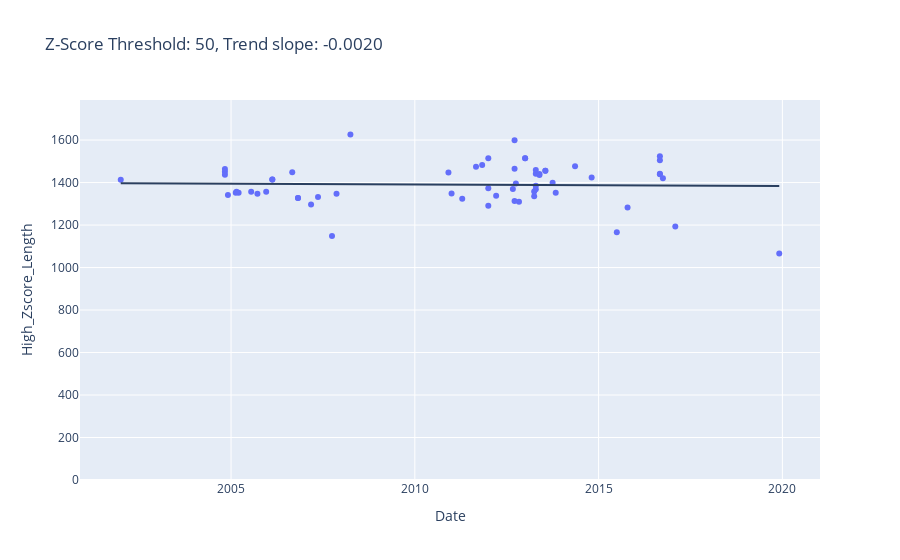
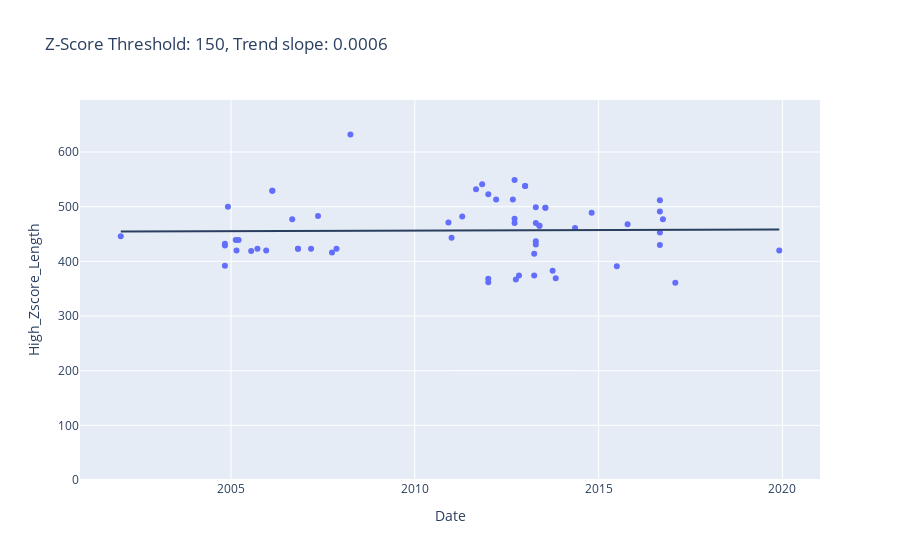
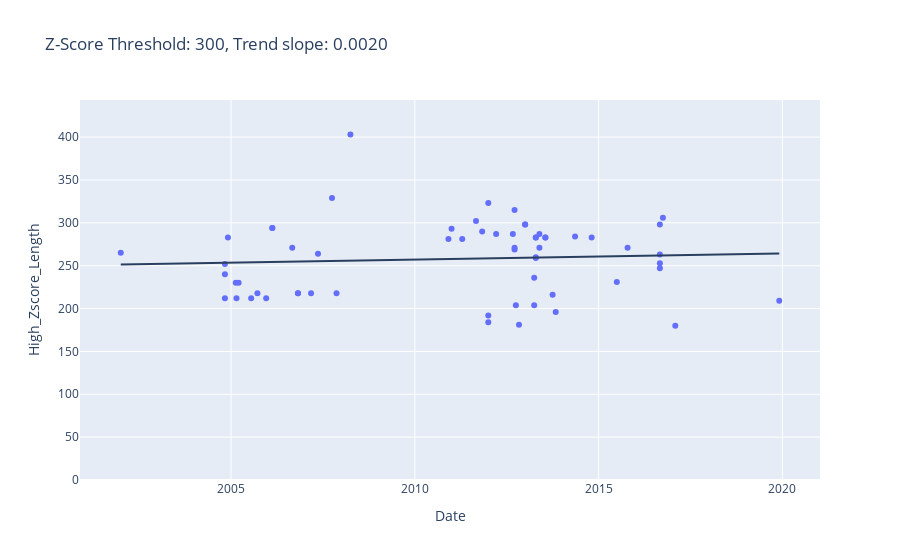

Notebook code for these charts, in order:
### Code cell
for threshold, group_df in zdna_ranges_df.groupby('Threshold'):
    group_df['Length'] = group_df.End-group_df.Start
    stats_df = group_df.groupby('Sequence_id').agg({'Length': sum})
    stats_df.index = stats_df.index.str[:-2]
    plot_df = sequences_df.copy()
    plot_df['High_Zscore_Length'] = plot_df['Accession_no.'].map(stats_df['Length'].to_dict())

    # Trend line
    model = LinearRegression()
    model = model.fit(
        (plot_df.Date - plot_df.Date.min()).to_numpy().reshape(-1, 1).astype('timedelta64[D]')[
            plot_df.High_Zscore_Length.notna()
        ],
        plot_df.High_Zscore_Length[plot_df.High_Zscore_Length.notna()]
    )
    x = np.array([0, plot_df.Date.max()-plot_df.Date.min()]).astype('timedelta64[D]').astype(int)
    y = model.predict(x.reshape(-1, 1))
    print(model.coef_)
    fig = px.scatter(
        plot_df, x="Date", y="High_Zscore_Length", hover_data=['Virus_name'],
        title=f'Z-Score Threshold: {threshold}, Trend slope: {model.coef_[0]:.4f}'
    )
    
    
    fig.add_shape(type="line",
              x0=plot_df.Date.min(), 
              y0=y[0], 
              x1=plot_df.Date.max(), 
              y1=y[1],
             )
    fig.update_layout(yaxis_range=[0,plot_df['High_Zscore_Length'].max()*1.1])
    fig.show()

### Figure 1 — Plotly figure (JSON) as saved in the notebook; plotly's stock layout.template omitted (floating-point values rounded to 4 significant figures)
{"data": [{"customdata": [["RpShaanxi2011"], ["HuB2013"], ["279_2005"], ["Rm1"], ["JL2012"], ["JTMC15"], ["HeB2013"], ["SX2013"], ["Jiyuan-84"], ["Rf1"], ["GX2013"], ["Rp3"], ["Rf4092"], ["Rs4231"], ["WIV16"], ["Rs4874"], ["YN2018B"], ["Rs7327"], ["Rs9401"], ["Rs4084"], ["RsSHC014"], ["Rs3367"], ["WIV1"], ["YN2018C"], ["As6526"], ["YN2018D"], ["Rs4081"], ["Rs4255"], ["Rs4237"], ["Rs4247"], ["Rs672"], ["YN2018A"], ["YN2013"], ["Anlong-103"], ["Anlong-112"], ["HSZ-Cc"], ["YNLF_31C"], ["YNLF_34C"], ["F46"], ["SC2018"], ["LYRa11"], ["Yunnan2011"], ["Longquan_140"], ["HKU3-1"], ["HKU3-3"], ["HKU3-2"], ["HKU3-4"], ["HKU3-5"], ["HKU3-6"], ["HKU3-10"], ["HKU3-9"], ["HKU3-11"], ["HKU3-13"], ["HKU3-12"], ["HKU3-7"], ["HKU3-8"], ["CoVZC45"], ["CoVZXC21"], ["Wuhan-Hu-1"], ["BtKY72"], ["BM48-31"], ["RaTG13"], ["P4L"], ["P5L"], ["P5E"], ["P1E"], ["P2V"], ["Pangolin-CoV"]], "hovertemplate": "Date=%{x}<br>High_Zscore_Length=%{y}<br>Virus_name=%{customdata[0]}<extra></extra>", "legendgroup": "", "marker": {"color": "#636efa", "symbol": "circle"}, "mode": "markers", "name": "", "orientation": "v", "showlegend": false, "type": "scatter", "x": ["2011-09-01", "2013-04-01", "2004-11-01", "2004-11-01", "2012-10-01", "2013-10-01", "2013-04-01", "2013-11-01", "2012-01-01", "2004-11-01", "2012-11-01", "2004-12-01", "2012-09-18", "2013-04-17", "2013-07-21", "2013-07-21", "2016-09-01", "2014-10-24", "2015-10-16", "2012-09-18", "2011-04-17", "2012-03-19", "2012-09-01", "2016-09-01", "2014-05-12", "2016-09-01", "2012-09-18", "2013-04-17", "2013-04-17", "2013-04-17", "2006-09-01", "2016-09-01", "2010-12-01", "2013-01-01", "2013-01-01", "2002-01-01", "2013-05-23", "2013-05-23", "2012-01-01", "2016-10-01", "2011-01-01", "2011-11-01", "2012-01-01", "2005-02-17", "2005-03-17", "2005-02-24", "2005-07-20", "2005-09-20", "2005-12-16", "2006-10-28", "2006-10-28", "2007-03-07", "2007-11-15", "2007-05-15", "2006-02-15", "2006-02-15", "2017-02-01", "2015-07-01", "2019-12-01", "2007-10-01", "2008-04-01", "2013-07-24", "2017-01-01", "2017-01-01", "2017-01-01", "2017-01-01", "2017-01-01", "2019-03-01"], "xaxis": "x", "y": [1474, 1358, 1464, 1451, 1395, 1399, 1336, 1352, 1373, 1437, 1310, 1342, 1599, 1385, 1456, 1456, 1441, 1424, 1283, 1313, 1324, 1338, 1370, 1505, 1477, 1524, 1465, 1369, 1442, 1459, 1448, 1439, 1447, 1514, 1514, 1413, 1440, 1435, 1515, 1420, 1348, 1483, 1291, 1352, 1352, 1357, 1357, 1347, 1357, 1327, 1327, 1297, 1347, 1332, 1414, 1414, 1193, 1166, 1066, 1148, 1626, null, null, null, null, null, null, null], "yaxis": "y"}], "layout": {"autosize": true, "legend": {"tracegroupgap": 0}, "shapes": [{"type": "line", "x0": "2002-01-01", "x1": "2019-12-01", "y0": 1397.0, "y1": 1384.0}], "title": {"text": "Z-Score Threshold: 50, Trend slope: -0.0020"}, "xaxis": {"anchor": "y", "autorange": true, "domain": [0, 1], "range": ["2000-11-24 04:39:39.2388", "2021-01-06 19:20:20.7612"], "title": {"text": "Date"}, "type": "date"}, "yaxis": {"anchor": "x", "domain": [0, 1], "range": [0, 1789.0], "title": {"text": "High_Zscore_Length"}, "type": "linear"}}}

### Figure 2 — Plotly figure (JSON) as saved in the notebook; plotly's stock layout.template omitted (floating-point values rounded to 4 significant figures)
{"data": [{"customdata": [["RpShaanxi2011"], ["HuB2013"], ["279_2005"], ["Rm1"], ["JL2012"], ["JTMC15"], ["HeB2013"], ["SX2013"], ["Jiyuan-84"], ["Rf1"], ["GX2013"], ["Rp3"], ["Rf4092"], ["Rs4231"], ["WIV16"], ["Rs4874"], ["YN2018B"], ["Rs7327"], ["Rs9401"], ["Rs4084"], ["RsSHC014"], ["Rs3367"], ["WIV1"], ["YN2018C"], ["As6526"], ["YN2018D"], ["Rs4081"], ["Rs4255"], ["Rs4237"], ["Rs4247"], ["Rs672"], ["YN2018A"], ["YN2013"], ["Anlong-103"], ["Anlong-112"], ["HSZ-Cc"], ["YNLF_31C"], ["YNLF_34C"], ["F46"], ["SC2018"], ["LYRa11"], ["Yunnan2011"], ["Longquan_140"], ["HKU3-1"], ["HKU3-3"], ["HKU3-2"], ["HKU3-4"], ["HKU3-5"], ["HKU3-6"], ["HKU3-10"], ["HKU3-9"], ["HKU3-11"], ["HKU3-13"], ["HKU3-12"], ["HKU3-7"], ["HKU3-8"], ["CoVZC45"], ["CoVZXC21"], ["Wuhan-Hu-1"], ["BtKY72"], ["BM48-31"], ["RaTG13"], ["P4L"], ["P5L"], ["P5E"], ["P1E"], ["P2V"], ["Pangolin-CoV"]], "hovertemplate": "Date=%{x}<br>High_Zscore_Length=%{y}<br>Virus_name=%{customdata[0]}<extra></extra>", "legendgroup": "", "marker": {"color": "#636efa", "symbol": "circle"}, "mode": "markers", "name": "", "orientation": "v", "showlegend": false, "type": "scatter", "x": ["2011-09-01", "2013-04-01", "2004-11-01", "2004-11-01", "2012-10-01", "2013-10-01", "2013-04-01", "2013-11-01", "2012-01-01", "2004-11-01", "2012-11-01", "2004-12-01", "2012-09-18", "2013-04-17", "2013-07-21", "2013-07-21", "2016-09-01", "2014-10-24", "2015-10-16", "2012-09-18", "2011-04-17", "2012-03-19", "2012-09-01", "2016-09-01", "2014-05-12", "2016-09-01", "2012-09-18", "2013-04-17", "2013-04-17", "2013-04-17", "2006-09-01", "2016-09-01", "2010-12-01", "2013-01-01", "2013-01-01", "2002-01-01", "2013-05-23", "2013-05-23", "2012-01-01", "2016-10-01", "2011-01-01", "2011-11-01", "2012-01-01", "2005-02-17", "2005-03-17", "2005-02-24", "2005-07-20", "2005-09-20", "2005-12-16", "2006-10-28", "2006-10-28", "2007-03-07", "2007-11-15", "2007-05-15", "2006-02-15", "2006-02-15", "2017-02-01", "2015-07-01", "2019-12-01", "2007-10-01", "2008-04-01", "2013-07-24", "2017-01-01", "2017-01-01", "2017-01-01", "2017-01-01", "2017-01-01", "2019-03-01"], "xaxis": "x", "y": [532, 414, 392, 429, 367, 383, 374, 369, 368, 432, 374, 500, 549, 431, 498, 498, 453, 489, 468, 470, 482, 513, 513, 512, 461, 491, 478, 499, 470, 437, 477, 430, 471, 538, 538, 446, 465, 465, 523, 477, 443, 541, 362, 439, 439, 420, 419, 423, 420, 423, 423, 423, 423, 483, 529, 529, 361, 391, 420, 416, 632, null, null, null, null, null, null, null], "yaxis": "y"}], "layout": {"autosize": true, "legend": {"tracegroupgap": 0}, "shapes": [{"type": "line", "x0": "2002-01-01", "x1": "2019-12-01", "y0": 454.5, "y1": 458.1}], "title": {"text": "Z-Score Threshold: 150, Trend slope: 0.0006"}, "xaxis": {"anchor": "y", "autorange": true, "domain": [0, 1], "range": ["2000-11-24 04:39:39.2388", "2021-01-06 19:20:20.7612"], "title": {"text": "Date"}, "type": "date"}, "yaxis": {"anchor": "x", "domain": [0, 1], "range": [0, 695.2], "title": {"text": "High_Zscore_Length"}, "type": "linear"}}}

### Figure 3 — Plotly figure (JSON) as saved in the notebook; plotly's stock layout.template omitted (floating-point values rounded to 4 significant figures)
{"data": [{"customdata": [["RpShaanxi2011"], ["HuB2013"], ["279_2005"], ["Rm1"], ["JL2012"], ["JTMC15"], ["HeB2013"], ["SX2013"], ["Jiyuan-84"], ["Rf1"], ["GX2013"], ["Rp3"], ["Rf4092"], ["Rs4231"], ["WIV16"], ["Rs4874"], ["YN2018B"], ["Rs7327"], ["Rs9401"], ["Rs4084"], ["RsSHC014"], ["Rs3367"], ["WIV1"], ["YN2018C"], ["As6526"], ["YN2018D"], ["Rs4081"], ["Rs4255"], ["Rs4237"], ["Rs4247"], ["Rs672"], ["YN2018A"], ["YN2013"], ["Anlong-103"], ["Anlong-112"], ["HSZ-Cc"], ["YNLF_31C"], ["YNLF_34C"], ["F46"], ["SC2018"], ["LYRa11"], ["Yunnan2011"], ["Longquan_140"], ["HKU3-1"], ["HKU3-3"], ["HKU3-2"], ["HKU3-4"], ["HKU3-5"], ["HKU3-6"], ["HKU3-10"], ["HKU3-9"], ["HKU3-11"], ["HKU3-13"], ["HKU3-12"], ["HKU3-7"], ["HKU3-8"], ["CoVZC45"], ["CoVZXC21"], ["Wuhan-Hu-1"], ["BtKY72"], ["BM48-31"], ["RaTG13"], ["P4L"], ["P5L"], ["P5E"], ["P1E"], ["P2V"], ["Pangolin-CoV"]], "hovertemplate": "Date=%{x}<br>High_Zscore_Length=%{y}<br>Virus_name=%{customdata[0]}<extra></extra>", "legendgroup": "", "marker": {"color": "#636efa", "symbol": "circle"}, "mode": "markers", "name": "", "orientation": "v", "showlegend": false, "type": "scatter", "x": ["2011-09-01", "2013-04-01", "2004-11-01", "2004-11-01", "2012-10-01", "2013-10-01", "2013-04-01", "2013-11-01", "2012-01-01", "2004-11-01", "2012-11-01", "2004-12-01", "2012-09-18", "2013-04-17", "2013-07-21", "2013-07-21", "2016-09-01", "2014-10-24", "2015-10-16", "2012-09-18", "2011-04-17", "2012-03-19", "2012-09-01", "2016-09-01", "2014-05-12", "2016-09-01", "2012-09-18", "2013-04-17", "2013-04-17", "2013-04-17", "2006-09-01", "2016-09-01", "2010-12-01", "2013-01-01", "2013-01-01", "2002-01-01", "2013-05-23", "2013-05-23", "2012-01-01", "2016-10-01", "2011-01-01", "2011-11-01", "2012-01-01", "2005-02-17", "2005-03-17", "2005-02-24", "2005-07-20", "2005-09-20", "2005-12-16", "2006-10-28", "2006-10-28", "2007-03-07", "2007-11-15", "2007-05-15", "2006-02-15", "2006-02-15", "2017-02-01", "2015-07-01", "2019-12-01", "2007-10-01", "2008-04-01", "2013-07-24", "2017-01-01", "2017-01-01", "2017-01-01", "2017-01-01", "2017-01-01", "2019-03-01"], "xaxis": "x", "y": [302, 236, 212, 240, 204, 216, 204, 196, 192, 252, 181, 283, 315, 260, 283, 283, 263, 283, 271, 269, 281, 287, 287, 298, 284, 247, 271, 259, 283, 283, 271, 253, 281, 298, 298, 265, 287, 271, 323, 306, 293, 290, 184, 230, 230, 212, 212, 218, 212, 218, 218, 218, 218, 264, 294, 294, 180, 231, 209, 329, 403, null, null, null, null, null, null, null], "yaxis": "y"}], "layout": {"autosize": true, "legend": {"tracegroupgap": 0}, "shapes": [{"type": "line", "x0": "2002-01-01", "x1": "2019-12-01", "y0": 251.5, "y1": 264.3}], "title": {"text": "Z-Score Threshold: 300, Trend slope: 0.0020"}, "xaxis": {"anchor": "y", "autorange": true, "domain": [0, 1], "range": ["2000-11-24 04:39:39.2388", "2021-01-06 19:20:20.7612"], "title": {"text": "Date"}, "type": "date"}, "yaxis": {"anchor": "x", "domain": [0, 1], "range": [0, 443.3], "title": {"text": "High_Zscore_Length"}, "type": "linear"}}}
